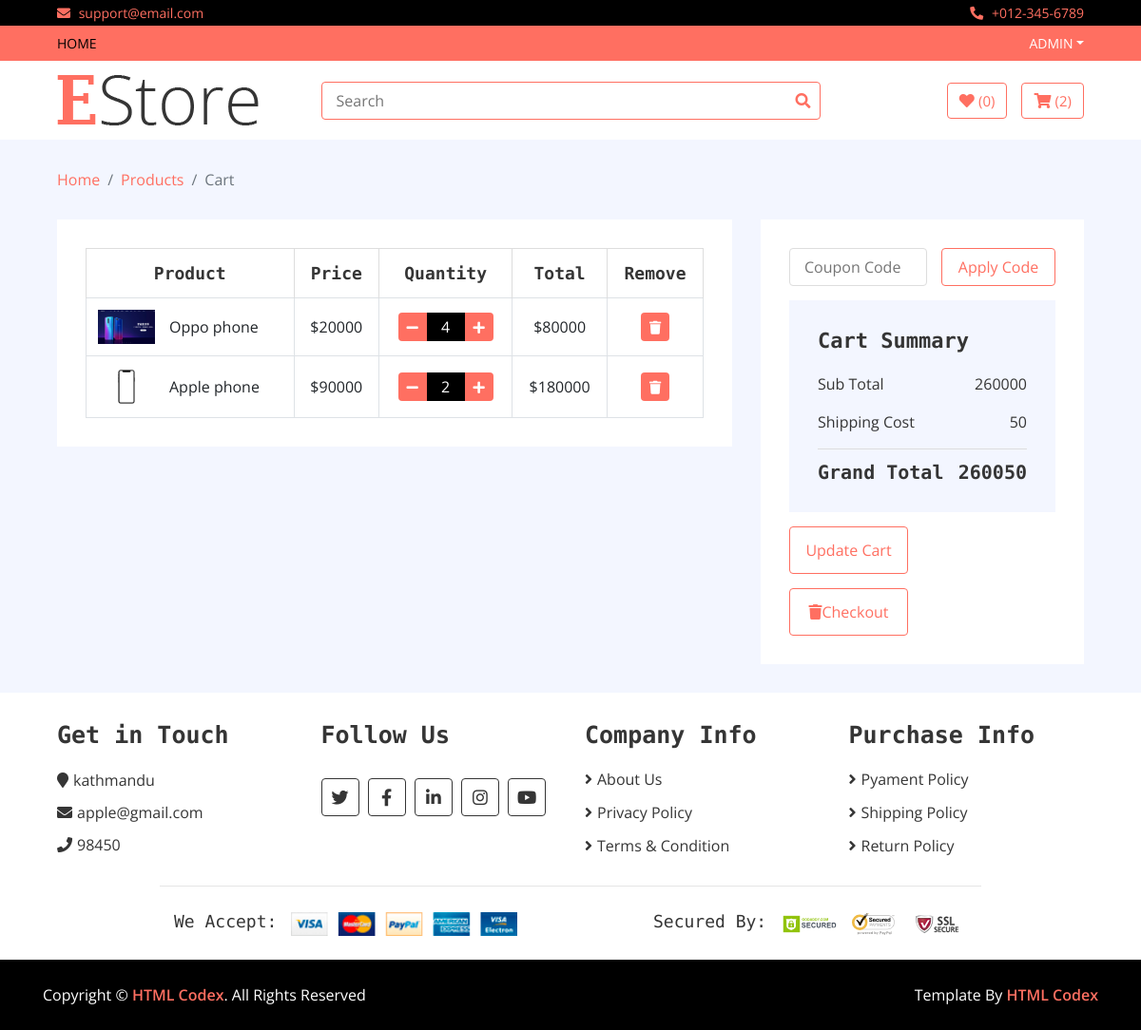
The page /cart (signed in) on the database as committed earlier.
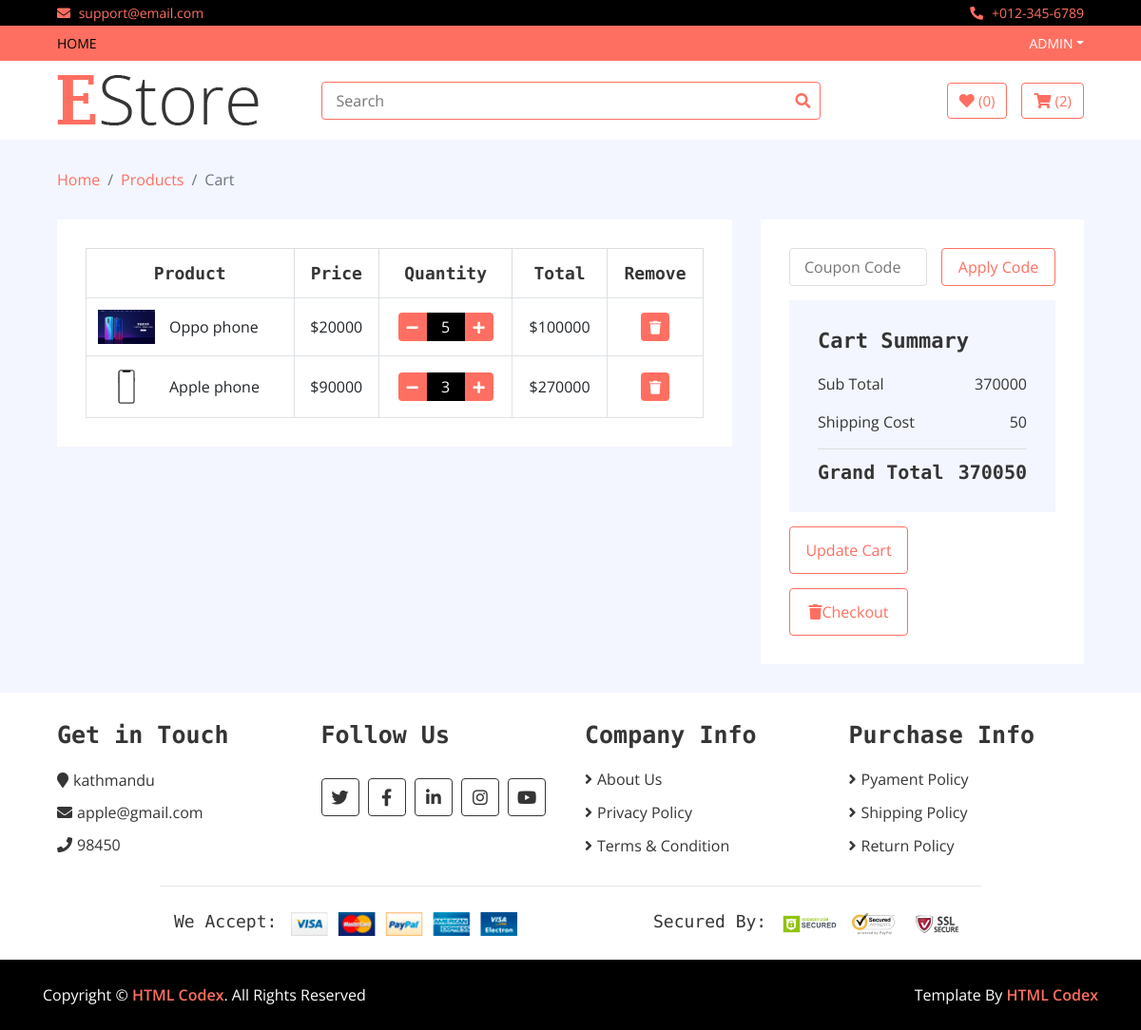
The same page on the database as committed later.
### home/models.py (models this page shows, shortened)
class Cart(models.Model):
    username = models.CharField(max_length=300)
    slug = models.TextField()
    quantity = models.IntegerField(default=1)
    items = models.ForeignKey(Product, on_delete=models.CASCADE)
    total = models.IntegerField()
    checkout = models.BooleanField(default=False)
    def __str__(self):
        return self.username

class Product(models.Model):
    name = models.CharField(max_length=300)
    price = models.IntegerField()
    discounted_price = models.IntegerField(default = 0)
    image = models.ImageField(upload_to='media')
    category = models.ForeignKey(Category,on_delete=models.CASCADE)
    subcategory = models.ForeignKey(SubCategory, on_delete=models.CASCADE)
    brand = models.ForeignKey(Brand, on_delete=models.CASCADE)
    slug = models.TextField(unique = True)
    description = models.TextField(blank = True)
    specification = models.TextField(blank=True)
    labels = models.CharField(choices=LABELS,max_length=50)
    stock = models.CharField(choices=STOCK,max_length=50)

### home/views.py (the view)
# urls.py: path('cart', CartView.as_view(), name='cart'),
class CartView(Base):
    def get(self,request):
        self.views
        self.views['cart_no'] = count_cart(request)
        username = request.user.username
        cart_info = Cart.objects.filter(username = username,checkout = False)
        self.views['cart_product'] = cart_info
        all_total = 0
        for i in cart_info:
            print(i)
            all_total = all_total + i.total
            self.views['all_total'] = all_total
            self.views['shipping'] = 50
            self.views['grand_total'] = all_total + self.views['shipping']
        return render(request,'cart.html',self.views)

### home/views.py (called while the page is built)
def count_cart(request):
    username = request.user.username
    cart_number = Cart.objects.filter( username=username, checkout=False).count()
    return cart_number

### templates/cart.html (shortened to what the changed rows need)
{% extends 'base.html' %}
{% load static %}
{% block content %}
        <div class="cart-page">
            <div class="container-fluid">
                <div class="row">
                    <div class="col-lg-8">
                        <div class="cart-page-inner">
                            <div class="table-responsive">
                                <table class="table table-bordered">
                                    <thead class="thead-dark">
                                        <tr>
                                            <th>Product</th>
                                            <th>Price</th>
                                            <th>Quantity</th>
                                            <th>Total</th>
                                            <th>Remove</th>
                                        </tr>
                                    </thead>
                                    <tbody class="align-middle">
                                    {% for cart in cart_product %}
                                        <tr>
                                            <td>
                                                <div class="img">
                                                    <a href="#"><img src="{{cart.items.image.url}}" alt="Image"></a>
                                                    <p>{{cart.items.name}}</p>
                                                </div>
                                            </td>
                                            {% if cart.items.discounted_price > 0 %}
                                            <td>${{cart.items.discounted_price}}</td>
                                            {% else %}
                                            <td>${{cart.items.price}}</td>
                                            {% endif %}
                                            <td>
                                                <div class="qty">
                                                    <a href = "/reduce_cart/{{cart.slug}}"><button class="btn-minus"><i class="fa fa-minus"></i></button></a>
                                                    <input type="text" value="{{cart.quantity}}">
                                                    <a href = "/add_to_cart/{{cart.slug}}"><button class="btn-plus"><i class="fa fa-plus"></i></button></a>
                                                </div>
                                            </td>
                                            <td>${{cart.total}}</td>
                                            <td><a href = "delete_cart/{{cart.slug}}"><button><i class="fa fa-trash"></i></button></a></td>
                                        </tr>
                                    {% endfor %}
                                    </tbody>
                                </table>
                            </div>
                        </div>
                    </div>
                    <div class="col-lg-4">
                        <div class="cart-page-inner">
                            <div class="row">
                                <div class="col-md-12">
                                    <div class="cart-summary">
                                        <div class="cart-content">
                                            <h1>Cart Summary</h1>
                                            <p>Sub Total<span>{{all_total}}</span></p>
                                            <h2>Grand Total<span>{{grand_total}}</span></h2>
                                        </div>
                                    </div>
                                </div>
                            </div>
                        </div>
                    </div>
                </div>
            </div>
        </div>
{% endblock %}

Rows that differ between the two databases and show on the page:
changed Cart "Oppo phone": quantity "4" → "5"; total "80000" → "100000"
changed Cart "Apple phone": quantity "2" → "3"; total "180000" → "270000"
Other text that changed with them:
{{ all_total }}: "260000" → "370000"
{{ grand_total }}: "260050" → "370050"
